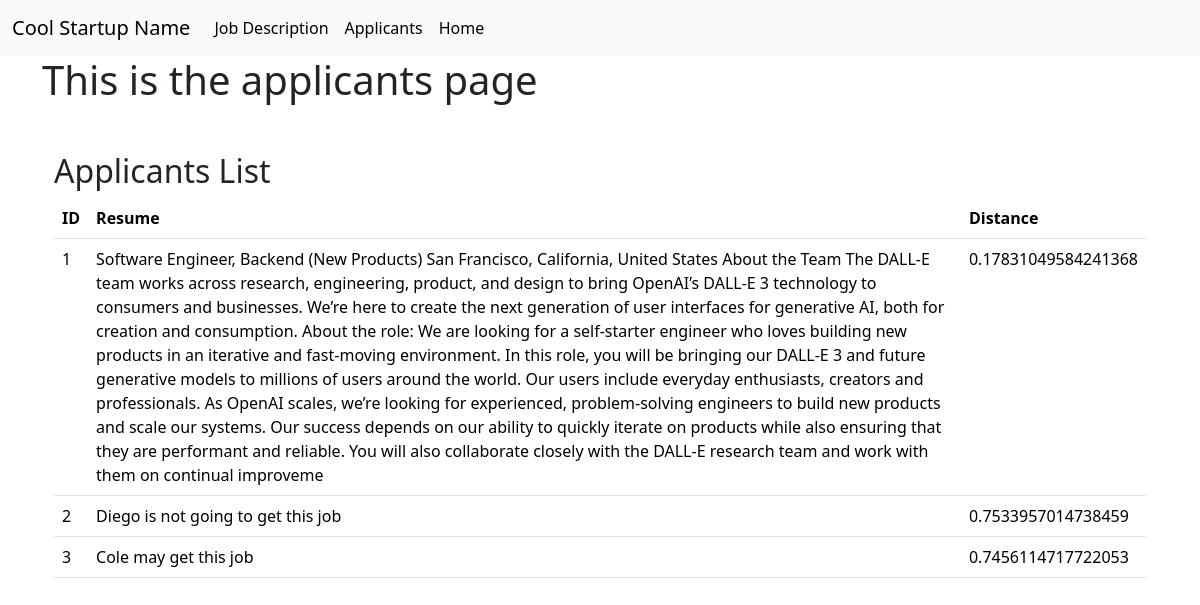
The app's page /applicants with its own data.
### website/models.py (models this page shows)
class Applicants(db.Model):
    id = db.Column(db.Integer, primary_key=True)
    resume = db.Column(db.String(10000))
    resume_embedding = db.Column(db.String(1000000000000000))
    distance = db.Column(db.String(1000000000000000))

### website/views.py (the view)
@views.route("/applicants")
def applicants():
    applicants_data = Applicants.query.all()
    return render_template('applicants.html', applicants=applicants_data)

### website/templates/applicants.html (shortened to what this page needs)
{% extends "base.html" %}
{% block content%}
<h1>This is the applicants page</h1>
<div class="container mt-5">
    <h2>Applicants List</h2>
    <table class="table">
        <thead>
            <tr>
                <th>ID</th>
                <th>Resume</th>
                <th>Distance</th>
            </tr>
        </thead>
        <tbody>
            {% for applicant in applicants %}
                <tr>
                    <td>{{ applicant.id }}</td>
                    <td>{{ applicant.resume }}</td>
                    <td>{{ applicant.distance }}</td>
                </tr>
            {% endfor %}
        </tbody>
    </table>
</div>
{%endblock%}

### website/templates/base.html (shortened to what this page needs)
<!DOCTYPE html>
<html lang="en">
<head>
    <link href="https://cdn.jsdelivr.net/npm/bootstrap@5.3.2/dist/css/bootstrap.min.css" rel="stylesheet">
</head>
<body>
    <nav class="navbar navbar-expand-lg bg-body-tertiary">
        <div class="container-fluid">
          <a class="navbar-brand" href="/">Cool Startup Name</a>
          <div class="collapse navbar-collapse" id="navbarSupportedContent">
            <ul class="navbar-nav me-auto mb-2 mb-lg-0">
              <li class="nav-item">
                <a class="nav-link active" aria-current="page" href="/jobDescription" id="jobDescription">Job Description</a>
              </li>
              <li class="nav-item">
                <a class="nav-link active" aria-current="page" href="/applicants" id="applicants">Applicants</a>
              </li>
              <li class="nav-item">
                <a class="nav-link active" aria-current="page" href="/" id="home">Home</a>
              </li>
            </ul>
          </div>
        </div>
      </nav>
      <div class="container">
        {% block content%}
        {% endblock%}
      </div>
</body>
</html>

### records on screen
Applicants: id "1", resume "Software Engineer, Backend (New Products) San Francisco, California, United States About the Team The DALL-E team works across research, engineering, product, and design to bring OpenAI’s DALL-E 3 technology to consumers and businesses. We’re here to create the next generation of user interfaces for generative AI, both for creation and consumption. About the role: We are looking for a self-starter engineer who loves building new products in an iterative and fast-moving environment. In this role, you will be bringing our DALL-E 3 and future generative models to millions of users around the world. Our users include everyday enthusiasts, creators and professionals. As OpenAI scales, we’re…", distance "0.17831049584241368"
Applicants: id "2", resume "Diego is not going to get this job", distance "0.7533957014738459"
Applicants: id "3", resume "Cole may get this job", distance "0.7456114717722053"
